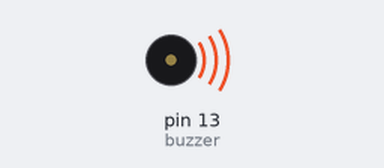
Bench run of a sketch on a simulated Arduino Uno, built with avr-gcc and run on an emulated ATmega328P. Parts: buzzer (waves = sounding, pin HIGH).

Above: at 1.0 s.
At 3.0 s:
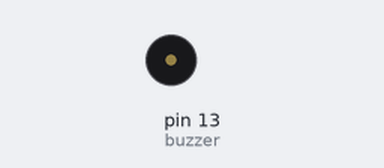
Timing chart, 0 to 5.2 s (numbered marks = the images above):
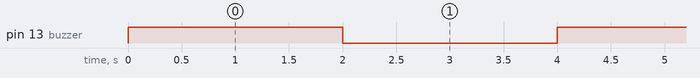

The sketch:

Buzzer.ino
```cpp
#define buzzer 13

void setup()
{
  pinMode(buzzer, OUTPUT);
}

void loop()
{
  vibrationOn();
  delay(2000);
  vibrationOff();
  delay(2000);
}


void vibrationOn()
{
  digitalWrite(buzzer, HIGH); // Set buzzer on
}

void vibrationOff()
{
  digitalWrite(buzzer, LOW);

}
```

Measured:
- by itself, pin 13 (buzzer): alternates HIGH for 2.0 s and LOW for 2.0 s
